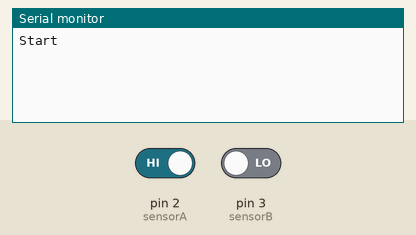
This sketch was run on a simulated Arduino Uno, built with avr-gcc and run on an emulated ATmega328P. Parts: the last lines printed to the serial monitor. Inputs (shaded band) come from the test bench; at power-on: pin 2 (sensorA) HIGH, pin 3 (sensorB) LOW.

Above: at 1.2 s.
1.3 s: pin 2 (sensorA) driven LOW
At 1.8 s:
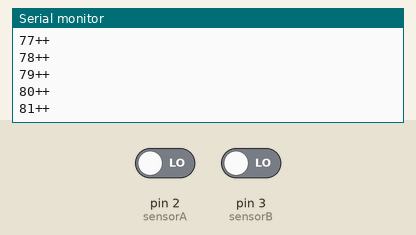
2.8 s: pin 2 (sensorA) driven HIGH
At 3.7 s:
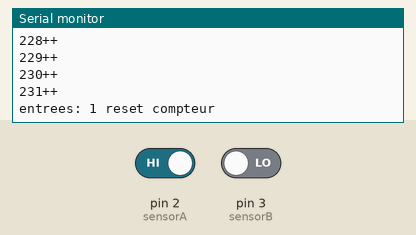
Timing chart, 0 to 5.8 s (numbered marks = the images above; inputs shaded):
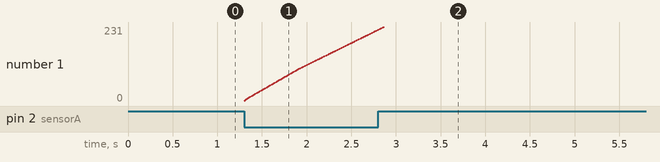

The sketch:

CompteurAvecReference.ino
```cpp
int entrees = 0;

const int sensorA = 2;
int countA = 0;
int stateA = 1;
const int sensorB = 3;
int countB = 0;
int stateB = 1;

void setup() {
  Serial.begin(9600);
  Serial.println("Start");
}

void loop() {
  int vA = digitalRead(sensorA);
  int vB = digitalRead(sensorB);
  if(vA == 0)
  {
    stateA = 0;
    if(stateA == 0)
    {
      Serial.print(countA);Serial.println("++");
      countA++;
    }

  }
  else
  {
    if(countA > 1)
    {
      countA = 0;
      stateA = 0;
      entrees++;
      Serial.print("entrees: ");Serial.print(entrees);
      Serial.println(" reset compteur");

    }
  }

}
```

Measured:
- after the input at 1.3 s, the serial monitor: prints a new line at once (image 1)
